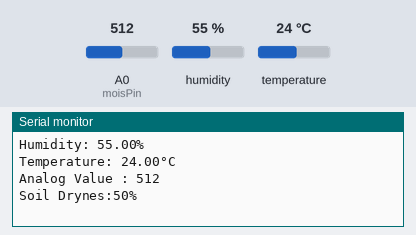
The sketch below on a simulated Arduino Uno, built with avr-gcc and run on an emulated ATmega328P. On the bench: the last lines printed to the serial monitor. The inputs (shaded band) are chosen by the test bench; at power-on: A0 (moisPin) = 512, humidity 55 %, temperature 24 °C.

Above: at 19.8 s.
19.9 s: A0 (moisPin) set to 111
At 21.6 s:
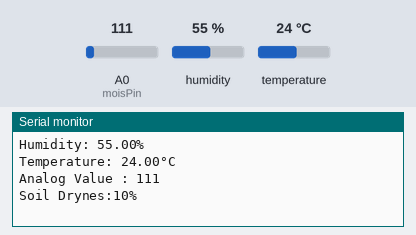
26.3 s: A0 (moisPin) set to 102
At 29.8 s:
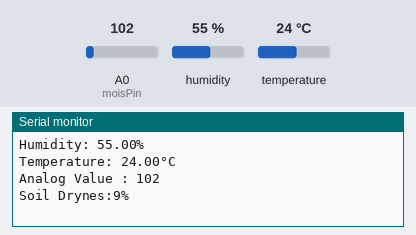
Timing chart, 0 to 30.3 s (numbered marks = the images above; inputs shaded):
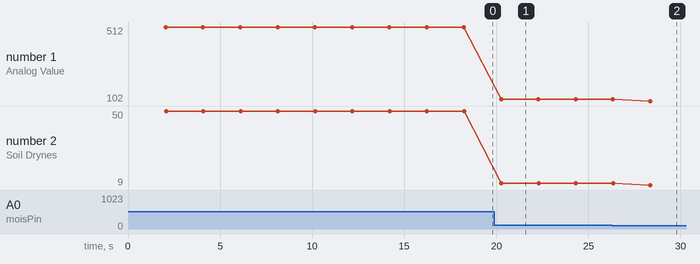

Measured:
- after the input at 19.9 s, the serial monitor: prints a new line after 0.36 s (image 1)
- after the input at 26.3 s, the serial monitor: prints a new line after 2.0 s (image 2)
- plotted number 1: 512 → 111 after the input at 19.9 s, 111 → 102 after the input at 26.3 s
- plotted number 2: 50 → 10 after the input at 19.9 s, 10 → 9 after the input at 26.3 s

The sketch:

HumTemp_Moisture.ino
```cpp
#include "DHT.h"

int moisPin = A0;

#define DHTPIN 2
#define DHTTYPE DHT22

DHT dht(DHTPIN, DHTTYPE);

void setup() {
  Serial.begin(9600);
  Serial.println("DHT22 test!");
  dht.begin();
}


void loop() {
  delay(2000);

  float humidity = dht.readHumidity();
  float temperature = dht.readTemperature();

  if (isnan(humidity) || isnan(temperature)) {
    Serial.println(F("Failed to read from DHT sensor!"));
    return;
    }

  Serial.print("Humidity: ");
  Serial.print(humidity);
  Serial.println("%");
  Serial.print("Temperature: ");
  Serial.print(temperature);
  Serial.println("°C ");


  int moisValue = analogRead(moisPin);
  Serial.print("Analog Value : ");
  Serial.println(moisValue);

  int moisPer = map(moisValue, 0, 1023, 0, 100);
  Serial.print("Soil Drynes:");
  Serial.print(moisPer);
  Serial.println("%");
  Serial.println(" ");


}
```
